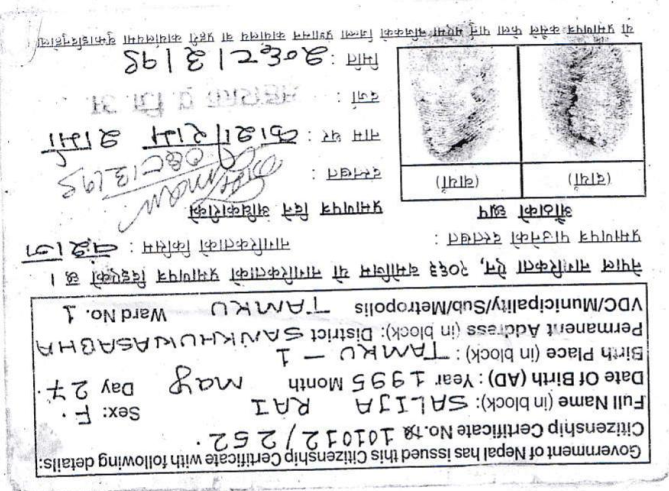
#> input picture ct.png, 669 x 491 px
$ jupyter execute 'Text Document Alignment.ipynb'
#> lines starting #> are read from the running program, lines starting #| are printed output that depends on the picture; after the words box and inside, x2 and y2 are one past the last pixel; in counts of white or black regions, pixels touching at a corner belong together
#> further down, image is the input picture: PIL image 669x491 RGBA; mean R, G, B, A 227.7, 227.6, 228.5, 255
[cell 1]
import cv2
import pytesseract
import urllib
import numpy as np
from PIL import Image as im
import re
import imutils #added
import sys
import os
from scipy.ndimage import interpolation as inter

[cell 2]
def rotate_image_180(image,angle):

    #rotate by small angle
    image_center = tuple(np.array(image.shape[1::-1]) / 2)
    rot_mat = cv2.getRotationMatrix2D(image_center, angle, 1.0)
    image = cv2.warpAffine(image, M=rot_mat, dsize=image.shape[1::-1],
                          flags=cv2.INTER_CUBIC, borderMode=cv2.BORDER_CONSTANT, borderValue = [255, 255, 255])

    #check if the docs needs to be rotated more than 180 degree
    #we have used pytesseract to find the rotation angle
    rot_data = pytesseract.image_to_osd(image);
    rot = re.search('(?<=Rotate: )\d+', rot_data).group(0)
    print(rot_data)
    angle = float(rot)
    print("Angle: {}".format(angle))
    if angle == 90.0:
        image = imutils.rotate_bound(image, angle)
        rot_data = pytesseract.image_to_osd(image);
        rot = re.search('(?<=Rotate: )\d+', rot_data).group(0)
        angle = float(rot)
        print("Angle2: {}".format(angle))

    img_rotated = imutils.rotate_bound(image, angle)#added

    b, g, r = cv2.split(img_rotated)
    rotated2 = cv2.merge([r, g, b])

    img = im.fromarray(rotated2)
    img.save('filename.jpg')
    return img

[cell 3]
def small_angle(image):

    #In this method, we  convert image to black (absence of pixel) & white (presence of pixel).
    wd, ht = image.size
#> wd = 669; ht = 491
    pix = np.array(image.convert('1').getdata(), np.uint8)
    bin_img = 1 - (pix.reshape((ht, wd)) / 255.0)
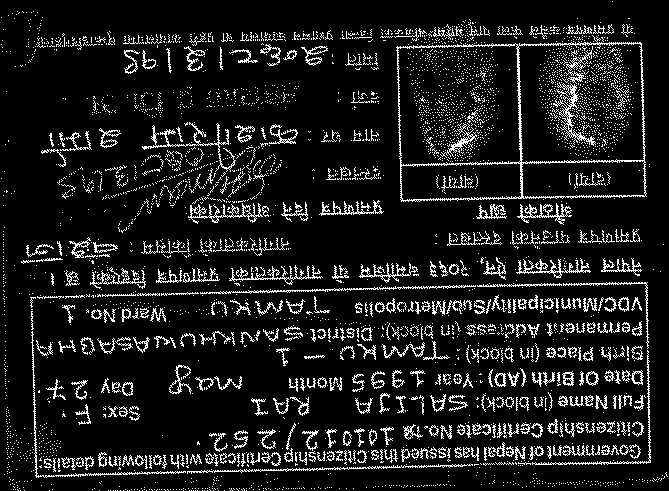
#> bin_img: shape (491, 669) float64; values 0 (black) and 1 (white), 10.6% white in thin lines or dots

    #image is projected vertically to get a histogram of pixels.
    def find_score(arr, angle):
        data = inter.rotate(arr, angle, reshape=False, order=0)
        hist = np.sum(data, axis=1)
        score = np.sum((hist[1:] - hist[:-1]) ** 2)
        return hist, score

    #Now the image is rotated at various angles (at a small interval of angles called Delta)
    delta = 1
    limit = 5
    #image is rotated at various angles and above process is repeated
    angles = np.arange(-limit, limit+delta, delta)
    scores = []

    # the difference between the peaks will be calculated (Variance can also be used as one of the metrics).
    #The angle at which the maximum difference between peaks (or Variance) is found,
    #that corresponding angle will be the Skew angle for the image.
    for angle in angles:
        hist, score = find_score(bin_img, angle)
        scores.append(score)
#> this loop made 11 passes
#> score on passes 1 to 11: 56588, 65027, 80422, 202420, 433275, 123829, 81114, 51312, 41045, 43749, 37659
#> pass 1, in find_score, `data = inter.rotate(arr, angle, reshape=False, order=0)`:
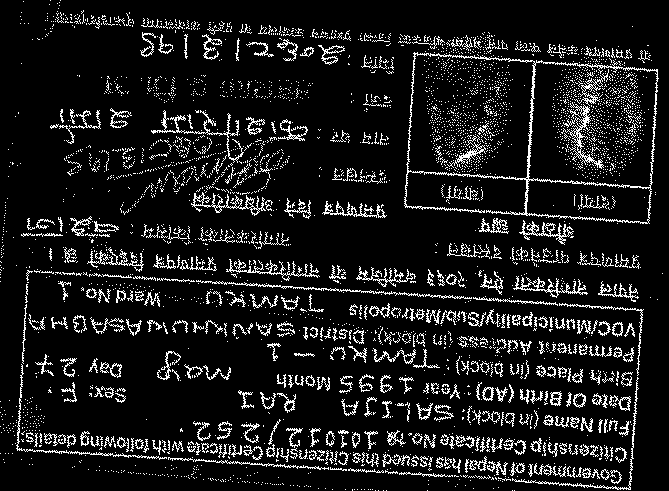
#> data: shape (491, 669) float64; values 0 (black) and 1 (white), 10.5% white in thin lines or dots
#> pass 2, in find_score (call 2), `data = inter.rotate(arr, angle, reshape=False, order=0)`:
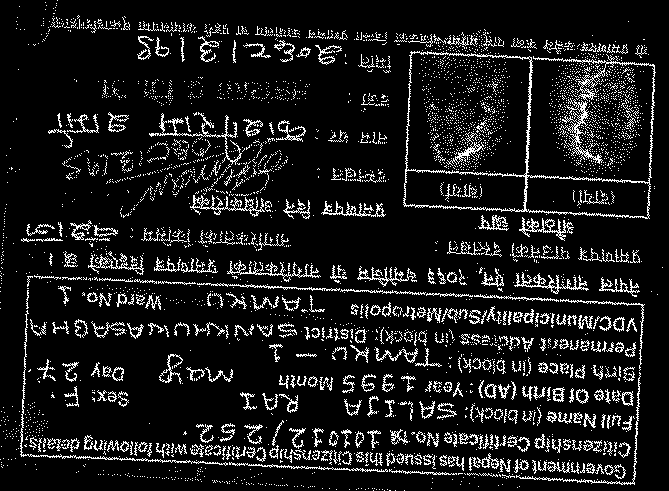
#> data: shape (491, 669) float64; values 0 (black) and 1 (white), 10.5% white in thin lines or dots
#> pass 3, in find_score (call 3), `data = inter.rotate(arr, angle, reshape=False, order=0)`:
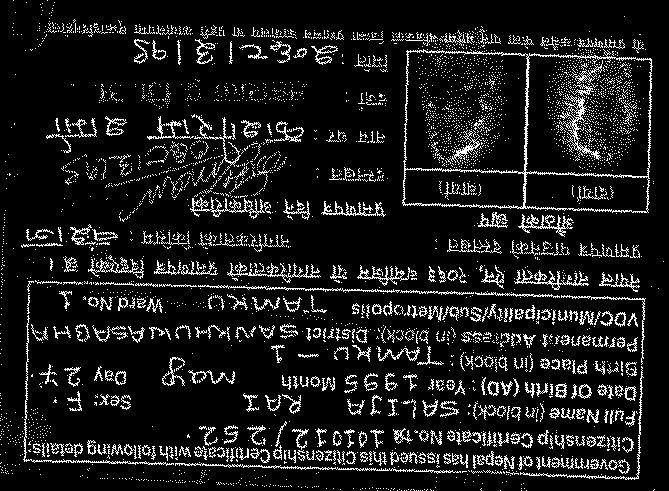
#> data: shape (491, 669) float64; values 0 (black) and 1 (white), 10.6% white in thin lines or dots
#> after the loop, scores = [56588, 65027, 80422, 202420, 433275, 123829, 81114, 51312, 41045, 43749, 37659]

    best_score = max(scores)
#> best_score = 433275
    best_angle = angles[scores.index(best_score)]
#> best_angle = -1
    print('Best angle: '+str(best_angle))
#| Best angle: -1

    return (best_angle)

[cell 4]
# [5 lines of commented-out code are left out]

image = im.open("ct.png")
img=cv2.imread("ct.png")

#removing dots and random patches from images
img = cv2.fastNlMeansDenoisingColored(img, None, 10, 10, 7, 15)

rot=small_angle(image)  #finding skew angle (learn about histogram equalization)
#> rot = -1
rotate_image_180(img,rot)
#> in rotate_image_180, `rot_mat = cv2.getRotationMatrix2D(image_center, angle, 1.0)`: rot_mat = [[1, -0.0175, 4.34], [0.0175, 1, -5.8]]
#> in rotate_image_180, `image = cv2.warpAffine(image, M=rot_mat, dsize=image.shape[1::-1], fla..`:
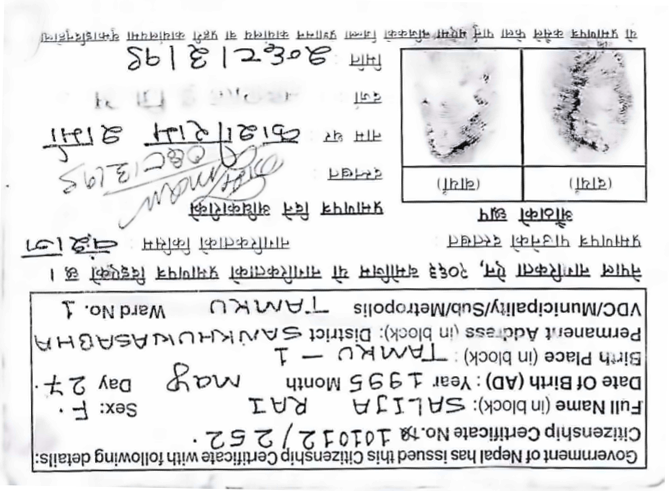
#> image: shape (491, 669, 3); mean of channels 0, 1, 2 228.4, 227.7, 227.6; drawn as B, G, R
#> (the call stopped at in rotate_image_180, `rot_data = pytesseract.image_to_osd(image);`: pytesseract is not available in this run)

$ run again, with ct1.png copied over ct.png
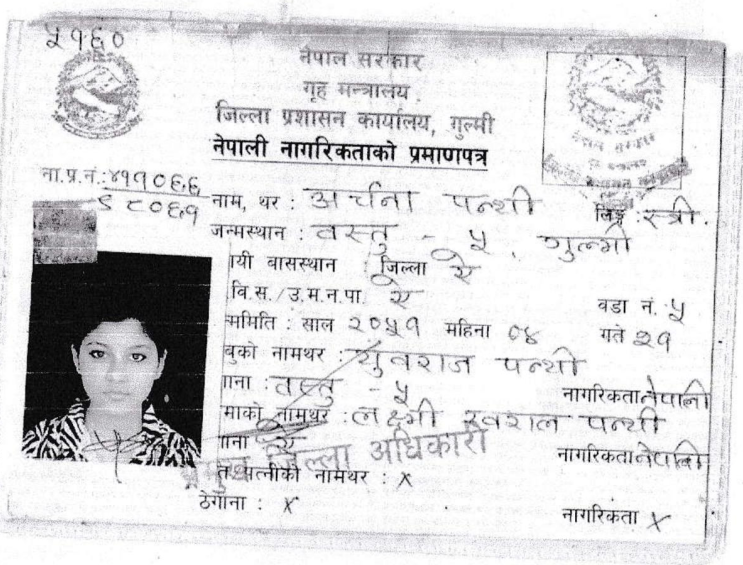
#> input picture ct1.png, 743 x 565 px
#> image is the input picture: PIL image 743x565 RGBA; mean R, G, B, A 219.1, 218.9, 220.2, 255
#> in small_angle, `bin_img = 1 - (pix.reshape((ht, wd)) / 255.0)`:
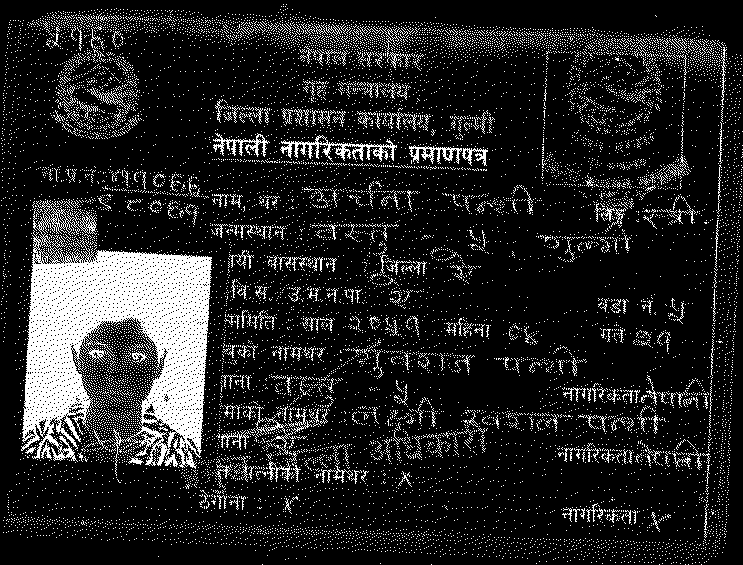
#> bin_img: shape (565, 743) float64; values 0 (black) and 1 (white), 14% white; 14037 white regions (13785 under 20 px), largest, box (x1, y1, x2, y2) and area: (21, 200, 212, 476) 25637, (280, 135, 397, 162) 918, (213, 133, 270, 157) 434
#> the loop in small_angle, `for angle in angles:` made 11 passes
#> score on passes 1 to 8: 50141, 48399, 48618, 47741, 57995, 61670, 70164, 151846
#> after the loop in small_angle, `for angle in angles:`: scores = [50141, 48399, 48618, 47741, 57995, 61670, 70164, 151846, 99289, 65665, 56155]
#> best_score = 151846
#> best_angle = 2
#| Best angle: 2
#> rot_mat = [[0.999, 0.0349, -9.63], [-0.0349, 0.999, 13.14]]
#> in rotate_image_180, `image = cv2.warpAffine(image, M=rot_mat, dsize=image.shape[1::-1], fla..`:
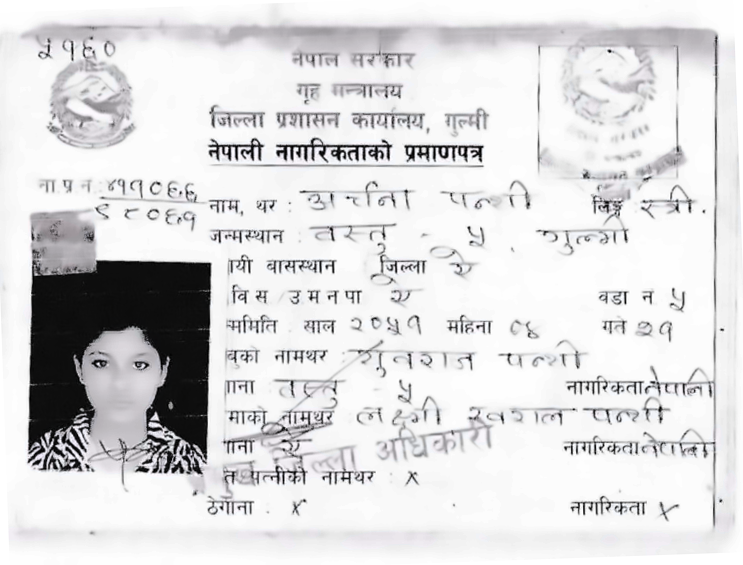
#> image: shape (565, 743, 3); mean of channels 0, 1, 2 220.4, 219.3, 219.7; drawn as B, G, R

$ run again, with ct2.png copied over ct.png
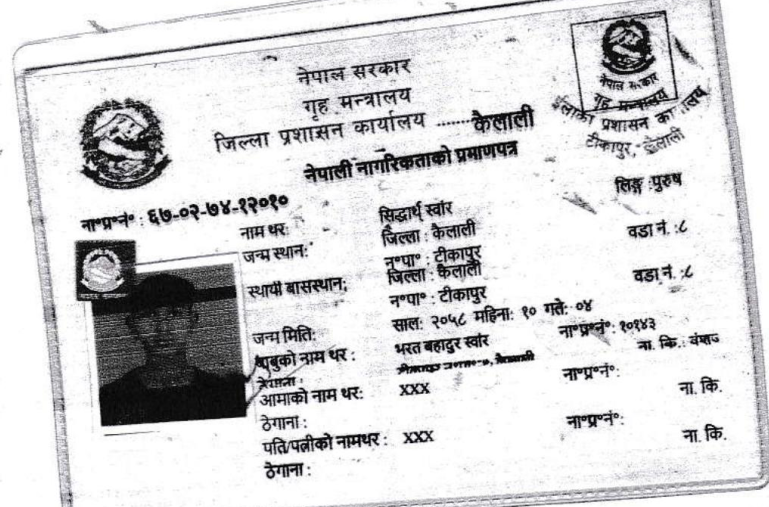
#> input picture ct2.png, 769 x 507 px
#> image is the input picture: PIL image 769x507 RGBA; mean R, G, B, A 212.6, 212.4, 213.6, 255
#> in small_angle, `bin_img = 1 - (pix.reshape((ht, wd)) / 255.0)`:
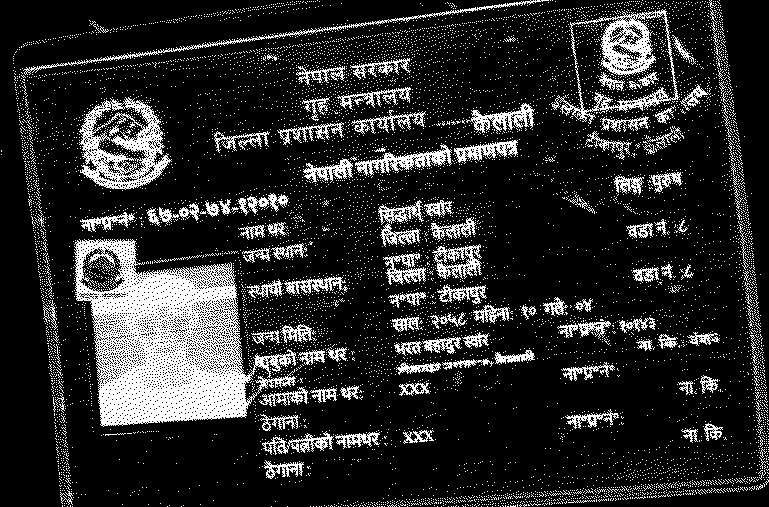
#> bin_img: shape (507, 769) float64; values 0 (black) and 1 (white), 16.6% white in thin lines or dots
#> the loop in small_angle, `for angle in angles:` made 11 passes
#> score on passes 1 to 8: 130789, 105174, 78598, 64908, 59888, 49257, 60934, 56620
#> after the loop in small_angle, `for angle in angles:`: scores = [130789, 105174, 78598, 64908, 59888, 49257, 60934, 56620, 57317, 55385, 53244]
#> best_score = 130789
#> best_angle = -5
#| Best angle: -5
#> rot_mat = [[0.996, -0.0872, 23.56], [0.0872, 0.996, -32.55]]
#> in rotate_image_180, `image = cv2.warpAffine(image, M=rot_mat, dsize=image.shape[1::-1], fla..`:
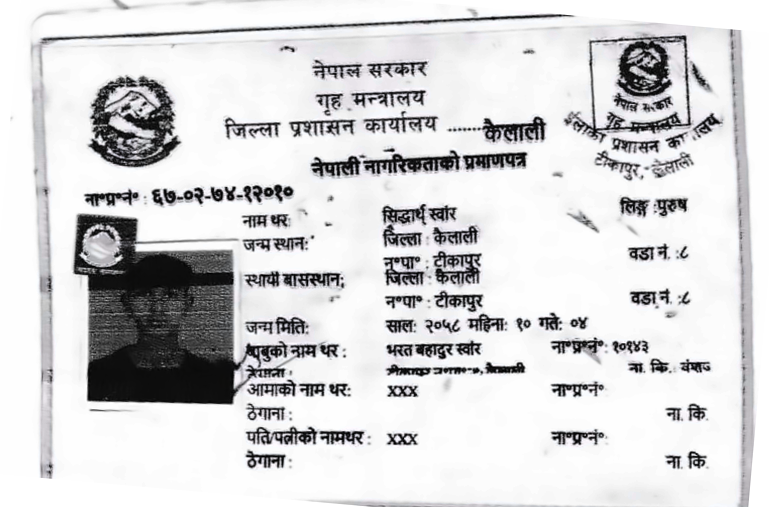
#> image: shape (507, 769, 3); mean of channels 0, 1, 2 214.3, 213.2, 213.4; drawn as B, G, R

$ run again, with r.png copied over ct.png
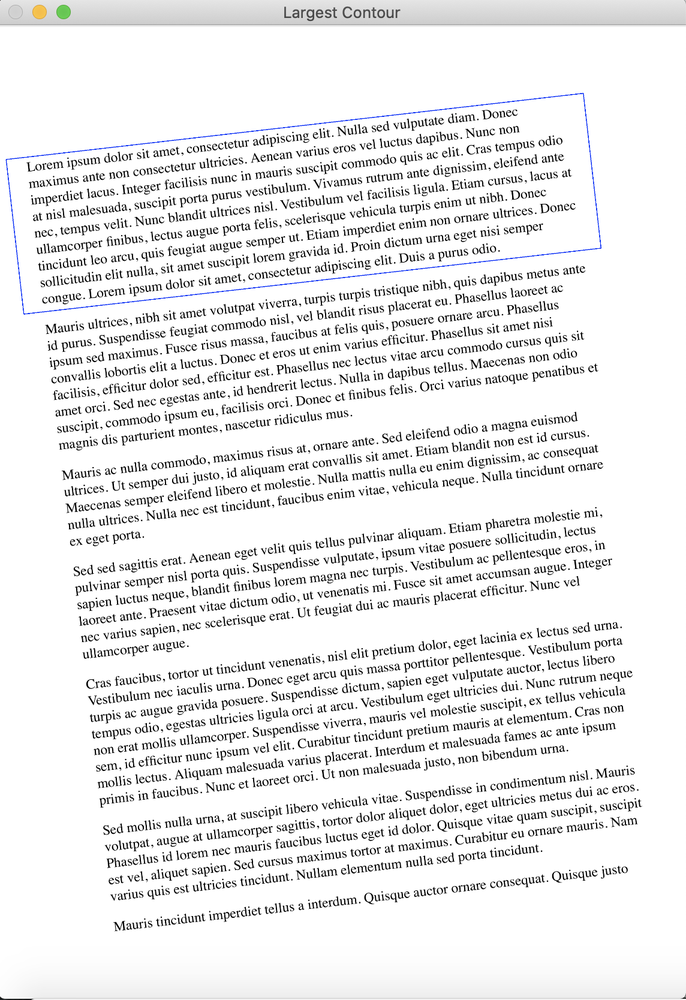
#> input picture r.png, 686 x 1000 px, shrunk from 1144 x 1668 before the run
#> image is the input picture: PIL image 686x1000 RGB; mean R, G, B 234.5, 234.6, 234.9
#> in small_angle, `bin_img = 1 - (pix.reshape((ht, wd)) / 255.0)`:
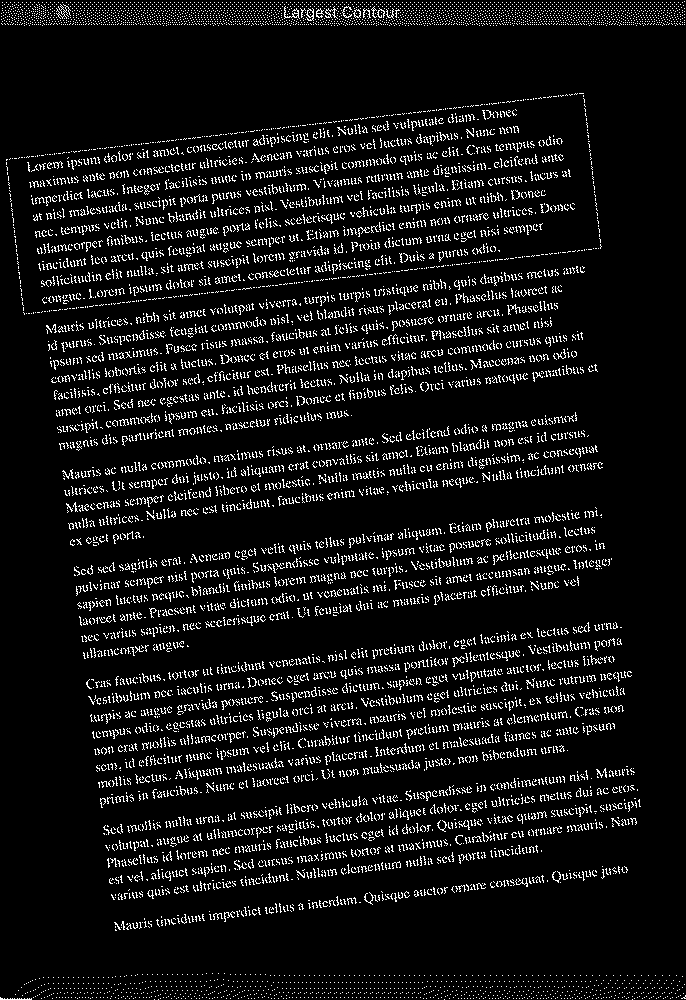
#> bin_img: shape (1000, 686) float64; values 0 (black) and 1 (white), 8% white in thin lines or dots
#> the loop in small_angle, `for angle in angles:` made 11 passes
#> score on passes 1 to 8: 71391, 64790, 41929, 47508, 67511, 375120, 49522, 76987
#> pass 3, in find_score (call 3), `data = inter.rotate(arr, angle, reshape=False, order=0)`:
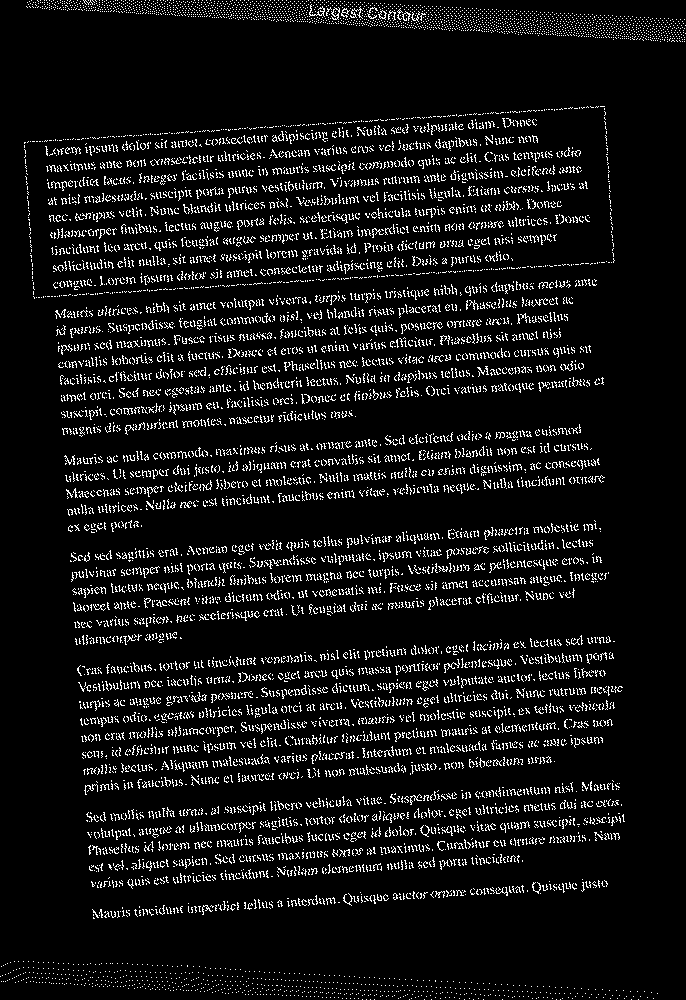
#> data: shape (1000, 686) float64; values 0 (black) and 1 (white), 7.9% white in thin lines or dots
#> after the loop in small_angle, `for angle in angles:`: scores = [71391, 64790, 41929, 47508, 67511, 375120, 49522, 76987, 39349, 42664, 47175]
#> best_score = 375120
#> best_angle = 0
#| Best angle: 0
#> rot_mat = [[1, 0, 0], [0, 1, 0]]
